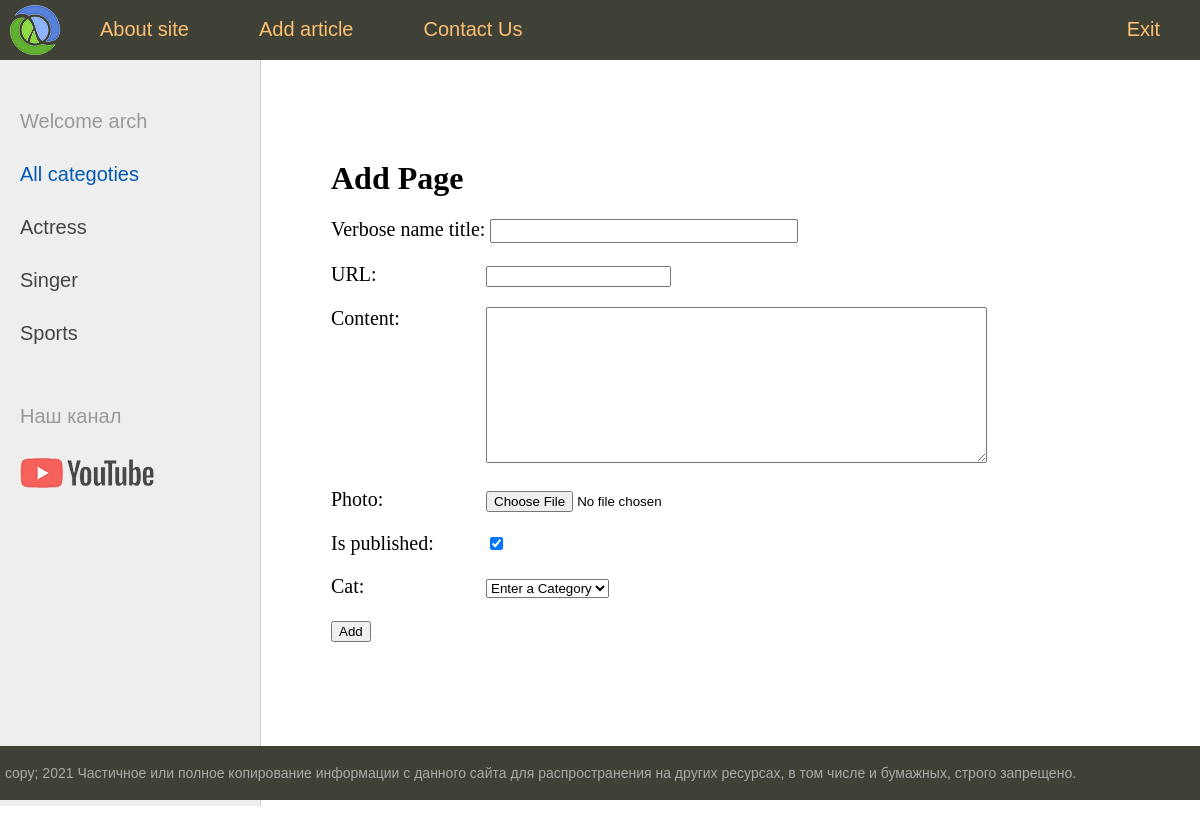
Screenshot of /addpage/ (signed in) with the database file from the repository.
### women/models.py (models this page shows)
class Category(models.Model):
    name = models.CharField(max_length=180, db_index=True)
    slug = models.SlugField(max_length=255, unique=True, db_index=True, verbose_name="URL")
    def __str__(self):
        return self.name
    def get_absolute_url(self):
        return reverse("category", kwargs={"cat_slug": self.slug})

### women/views.py (the view)
# urls.py: path("addpage/", AddPage.as_view(), name="add_page"),
class AddPage(LoginRequiredMixin, DataMixin, CreateView):
    form_class = AddPostForm
    template_name = 'women/addpage.html'
    success_url = reverse_lazy('home')
    login_url = reverse_lazy('home')
    raise_exception = True
    def get_context_data(self, *, object_list=None, **kwargs):
        context = super().get_context_data(**kwargs)
        c_def = self.get_user_context(title="Add Page")
        return context | c_def

### women/forms.py (shortened to what this page needs)
class AddPostForm(forms.ModelForm):
    def __init__(self, *args, **kwargs):
        super().__init__(*args, **kwargs)
        self.fields['cat'].empty_label = "Enter a Category"
    class Meta:
        model = Women
        fields = ['title', 'slug', 'content', 'photo', 'is_published', 'cat']
        widgets = {
            'title': forms.TextInput(attrs={'class': 'form-input'}),
            'content': forms.Textarea(attrs={'cols': 60, 'rows': 10}),
        }

### women/utils.py (called while the page is built)
    def get_user_context(self, **kwargs):
        context = kwargs
        cats = Category.objects.annotate(Count('get_posts'))
        user_menu = menu.copy()
        if not self.request.user.is_authenticated:# type: ignore
             user_menu.pop(1)
        context['menu'] = user_menu
        context['cats'] = cats
        if 'cat_selected' not in context:
            context['cat_selected'] = 0
        print("Context: ", context)
        return context

### women/templates/women/addpage.html (shortened to what this page needs)
{% extends "women/base.html" %}
{% block content %}
    <h1>{{ title }}</h1>
    <form action="{% url 'add_page' %}"
          method="post"
          enctype="multipart/form-data">
        {% for f in form %}
            <p>
                <label class="form-label" for="{{ f.id_for_label }}">{{ f.label }}:</label>
                {{ f }}
            </p>
        {% endfor %}
        <button type='submit'>Add</button>
    </form>
{% endblock content %}

### women/templates/women/base.html (shortened to what this page needs)
{% load static %}
<!DOCTYPE html>
<html lang="en">
    <head>
        <link type="text/css"
              href="{% static 'women/css/styles.css' %}"
              rel="stylesheet"/>
    </head>
    <body>
        <table class="table-page" border=0 cellpadding="0" cellspacing="0">
            <tr>
                <td valign=top>
                    {% include "women/menu.html" %}
                    <table class="table-content" border=0 cellpadding="0" cellspacing="0">
                        <tr>
                            <td valign="top" class="left-chapters">
                                <ul id="leftchapters">
                                    <li>
                                        {% if user.is_authenticated %}<p>Welcome {{ user.username }}</p>{% endif %}
                                        </li>
                                    {% if cat_selected == 0 %}
                                        <li class="selected">All categoties</li>
                                    {% else %}
                                        <li>
                                            <a href="{% url 'home' %}">All categoties</a>
                                        </li>
                                    {% endif %}
                                    {% for c in cats %}
                                        {% if c.get_posts__count > 0 %}
                                            {% if c.pk == cat_selected %}
                                                <li class="selected">{{ c.name }}</li>
                                            {% else %}
                                                <li>
                                                    <a href="{{ c.get_absolute_url }}">{{ c.name }}</a>
                                                </li>
                                            {% endif %}
                                        {% endif %}
                                    {% endfor %}
                                    <li class="share">
                                        <p>Наш канал</p>
                                        <a class="share-yt"
                                           href="https://www.youtube.com/"
                                           target="_blank"
                                           rel="nofollow"></a>
                                    </li>
                                </ul>
                            </td>
                            <td valign="top" class="content">
                                <div class="content-text">
                                    {% block content %}
                                    {% endblock content %}
                                </div>
                            </td>
                        </tr>
                    </table>
                </td>
            </tr>
            <tr>
                <td valign=top>
                    <div id="footer">
                        <p>
                            copy; 2021 Частичное или полное копирование информации с данного сайта для распространения на
                            других ресурсах, в том числе и бумажных, строго запрещено.
                        </p>
                    </div>
                </td>
            </tr>
        </table>
    </body>
</html>

### women/static/women/css/styles.css (style rules this page uses)
html, body { font-family: 'Arial'; margin: 0; padding: 0; height: 100%; width: 100%; color: #444; }
a { color: #0059b2; text-decoration: none; }
.table-page { width: 100%; height: 100%; vertical-align: top; }
.table-page tr { height: 100%; }
.table-content { width: 100%; min-height: 100%; height: 100%; }
.left-chapters { margin: 0; background: #eee; border-right: 1px solid #ccc; min-height: 100%; }
.left-chapters ul { width: 230px; min-height: 100%; margin: 0; padding: 20px 10px 10px 20px; list-style: none; font-size: 20px; }
.left-chapters ul li { margin: 30px 0 0 0; color: #999; }
.left-chapters ul li.selected { color: #0059b2; }
.left-chapters ul li a { color: #444; text-decoration: none; }
.left-chapters ul li.share { margin: 60px 0 0 0; }
.left-chapters ul li.share p { margin: 30px 0 30px 0; }
.left-chapters ul li.share a { display: inline-block; width: 40px; height: 40px; margin: 0 20px 0 0; }
.left-chapters ul li.share a.share-yt { width: 100%; height: 30px; background: url('../images/share_yt.png') no-repeat 0 0 }
.content { padding: 40px 20px 20px 40px; width: 100%; box-sizing: border-box; }
.content-text { margin: 60px 0 0 30px; color: #000; font-size: 20px; font-family: Yandex Sans Display Light; }
.content-text h1 { font-size: 32px; }
#footer { box-sizing: border-box; background: #3F4137; padding: 5px; color: #aaa; font-size: 14px; font-family: Verdana, Geneva, Arial, Helvetica; text-align: left; overflow: hidden; }
.form-input { width: 300px; font-size: 16px; }
.form-label { display: inline-block; min-width: 150px; vertical-align: top; }

### rows the page displays
Category: name "Actress"
Category: name "Singer"
Category: name "Sports"

### other values shown
{{ m.title }} "About site" "Add article" "Contact Us"
{{ user.username }} "arch"
{{ title }} "Add Page"
{{ f.label }} "Verbose name title" "URL" "Content" "Photo" "Is published" "Cat"
